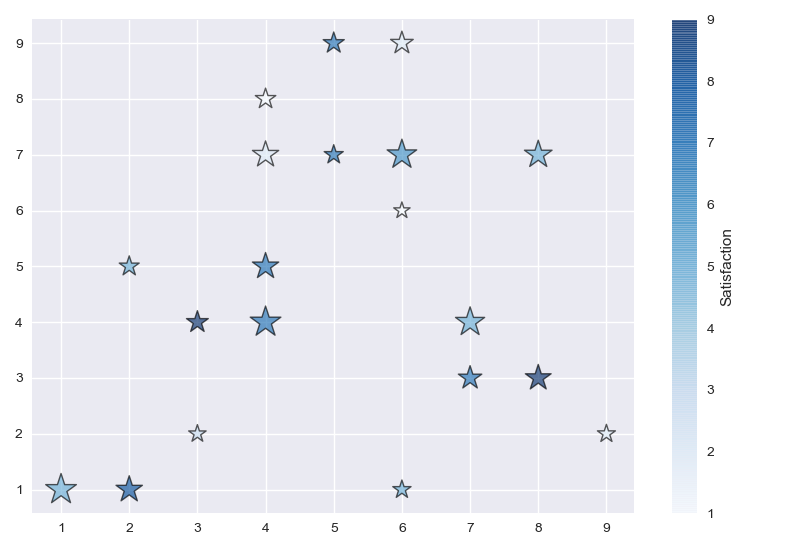

Write the Python code that produced this figure.
#to show the relatioship between two sets of values and see if they are co-related

import pandas as pd
from matplotlib import pyplot as plt

#styling the graph
plt.style.use('seaborn')

#x & y axis points
x = [5, 7, 8, 5, 6, 7, 9, 2, 3, 4, 4, 4, 2, 6, 3, 6, 8, 6, 4, 1]
y = [7, 4, 3, 9, 1, 3, 2, 5, 2, 4, 8, 7, 1, 6, 4, 9, 7, 7, 5, 1]

#intensity of the marker according to the value
colors = [7, 5, 9, 7, 5, 7, 2, 5, 3, 7, 1, 2, 8, 1, 9, 2, 5, 6, 7, 5]

#defining size for the marker
sizes = [209, 486, 381, 255, 191, 315, 185, 228, 174,
          538, 239, 394, 399, 153, 273, 293, 436, 501, 397, 539]

#s for size of the marker
#c for color of the marker
#cmap changes the color of the marker
#marker is used to change the pointer
plt.scatter(x, y, s = sizes, c = colors, cmap = 'Blues',
			edgecolor='black', linewidth=1, alpha=0.65,
			marker ='*')

#colormap legend 
cbar = plt.colorbar()
cbar.set_label('Satisfaction')

plt.tight_layout()
plt.savefig('scatter.png')
plt.show()